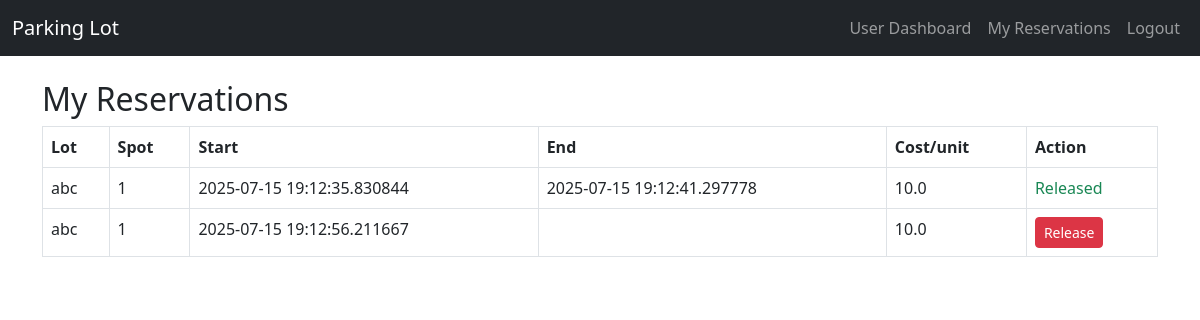
Before: /my_reservations (signed in) with the older database file.
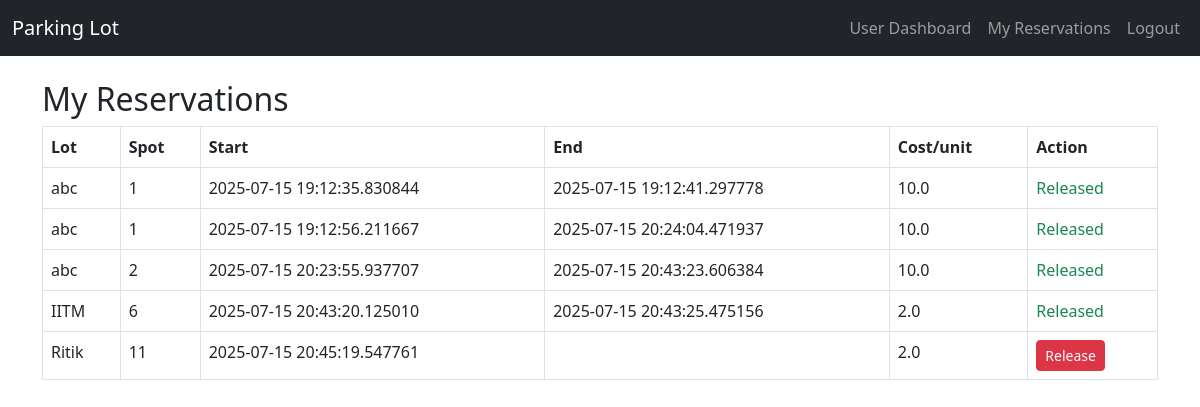
After: the same page with the newer database file.
### models.py (models this page shows)
class Reservation(db.Model):
    id = db.Column(db.Integer, primary_key=True)
    spot_id = db.Column(db.Integer, db.ForeignKey('parking_spot.id'), nullable=False)
    user_id = db.Column(db.Integer, db.ForeignKey('user.id'), nullable=False)
    parking_timestamp = db.Column(db.DateTime)
    leaving_timestamp = db.Column(db.DateTime)
    parking_cost_per_unit_time = db.Column(db.Float)

class ParkingLot(db.Model):
    id = db.Column(db.Integer, primary_key=True)
    prime_location_name = db.Column(db.String(120), nullable=False)
    price = db.Column(db.Float, nullable=False)
    address = db.Column(db.String(200), nullable=False)
    pin_code = db.Column(db.Integer, nullable=False)
    maximum_number_of_spots = db.Column(db.Integer, nullable=False)
    spots = db.relationship('ParkingSpot', backref='lot', lazy=True)

class ParkingSpot(db.Model):
    id = db.Column(db.Integer, primary_key=True)
    lot_id = db.Column(db.Integer, db.ForeignKey('parking_lot.id'), nullable=False)
    status = db.Column(db.String(1), nullable=False, default='A')
    reservation = db.relationship('Reservation', backref='spot', uselist=False)

### app.py (the view, shortened to what this page needs)
@app.route('/my_reservations', methods=['GET', 'POST'])
def my_reservations():
    if session.get('role') != 'user':
        return redirect(url_for('login'))
    reservations = Reservation.query.filter_by(user_id=session['user_id']).all()
    return render_template('my_reservations.html', reservations=reservations)

### templates/my_reservations.html (shortened to what this page needs)
{% extends 'base.html' %}
{% block content %}
<h2>My Reservations</h2>
<table class="table table-bordered">
  <thead><tr><th>Lot</th><th>Spot</th><th>Start</th><th>End</th><th>Cost/unit</th><th>Action</th></tr></thead>
  <tbody>
    {% for r in reservations %}
    <tr>
      <td>{{ r.spot.lot.prime_location_name }}</td>
      <td>{{ r.spot.id }}</td>
      <td>{{ r.parking_timestamp or '' }}</td>
      <td>{{ r.leaving_timestamp or '' }}</td>
      <td>{{ r.parking_cost_per_unit_time }}</td>
      <td>
        {% if not r.leaving_timestamp %}
        <form method="post" style="display:inline">
          <button type="submit" class="btn btn-sm btn-danger">Release</button>
        </form>
        {% else %}
        <span class="text-success">Released</span>
        {% endif %}
      </td>
    </tr>
    {% endfor %}
  </tbody>
</table>
{% endblock %}

Changed rows visible on the page:
changed Reservation (number 2 of 5 on the later page): leaving_timestamp (not shown) → "2025-07-15 20:24:04.471937"; leaving_timestamp "Release" → "Released"
added Reservation: spot.lot.prime_location_name "abc", spot.id "2", parking_timestamp "2025-07-15 20:23:55.937707", leaving_timestamp "2025-07-15 20:43:23.606384", parking_cost_per_unit_time "10.0", shows "Released"
added Reservation: spot.lot.prime_location_name "IITM", spot.id "6", parking_timestamp "2025-07-15 20:43:20.125010", leaving_timestamp "2025-07-15 20:43:25.475156", parking_cost_per_unit_time "2.0", shows "Released"
added Reservation: spot.lot.prime_location_name "Ritik", spot.id "11", parking_timestamp "2025-07-15 20:45:19.547761", parking_cost_per_unit_time "2.0"
